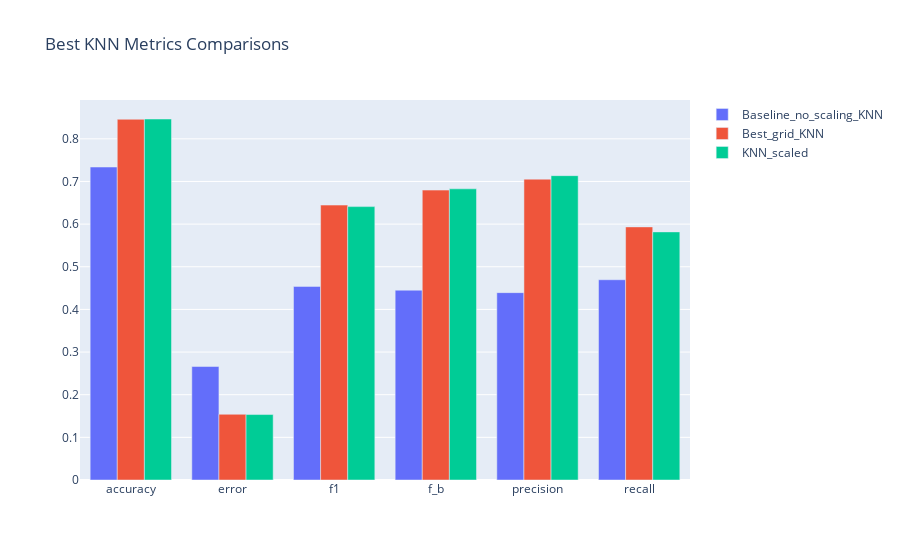

Notebook cell for this chart:
### Code cell
graph_metrics_comparison(list_of_dict=list_of_best_KNN, exclusion_list=['k'], title_of_graph='Best KNN Metrics Comparisons')

### Figure 1 — Plotly figure (JSON) as saved in the notebook; plotly's stock layout.template omitted (floating-point values rounded to 4 significant figures)
{"data": [{"name": "Baseline_no_scaling_KNN", "type": "bar", "x": ["accuracy", "error", "f1", "f_b", "precision", "recall"], "y": [0.7339, 0.2661, 0.454, 0.4451, 0.4394, 0.4696]}, {"name": "Best_grid_KNN", "type": "bar", "x": ["accuracy", "error", "f1", "f_b", "precision", "recall"], "y": [0.8459, 0.1541, 0.6446, 0.6798, 0.7054, 0.5935]}, {"name": "KNN_scaled", "type": "bar", "x": ["accuracy", "error", "f1", "f_b", "precision", "recall"], "y": [0.8465, 0.1535, 0.641, 0.6827, 0.7137, 0.5818]}], "layout": {"title": {"text": "Best KNN Metrics Comparisons"}}}
